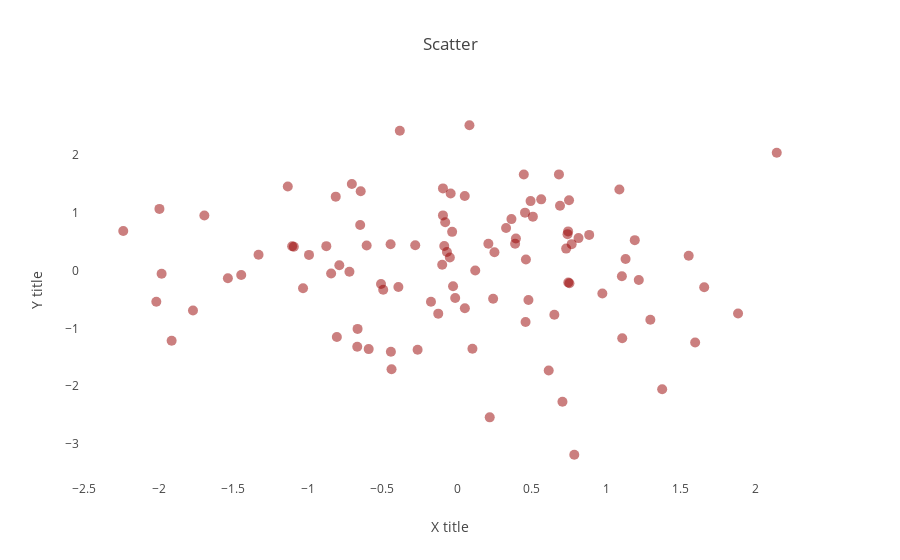

The code cell stored with this chart in its notebook:
### Markdown cell above
## Styled scatter plot

### Code cell
trace = go.Scatter(x = random_x, y = random_y, mode = 'markers',
                   marker = dict(size = 10, color="rgba(152,0,0,0.5)")
                  )

layout  = dict(title = "Scatter",
               xaxis = dict(title = "X title",showgrid=False,showline=False,zeroline=False),
               yaxis = dict(title = "Y title",showgrid=False,showline=False,zeroline=False)
              )

data = [trace]
figure = dict(data=data,layout=layout)
iplot(figure)
